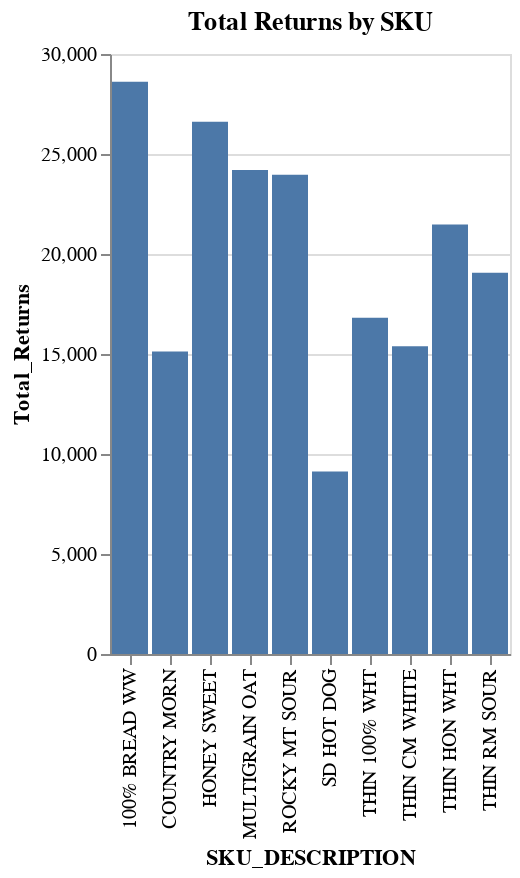

Source (notebook cell):
### Code cell
# prompt: Using dataframe top_return_skus: suggest a plot

import altair as alt

# Create a bar chart showing the total returns for each SKU
alt.Chart(top_return_skus).mark_bar().encode(
    x='SKU_DESCRIPTION:N',
    y='Total_Returns:Q'
).properties(
    title='Total Returns by SKU'
)

### Figure 1 — Vega-Lite specification as saved in the notebook (floating-point values rounded to 4 significant figures)
{"config": {"view": {"continuousWidth": 300, "continuousHeight": 300}}, "data": {"name": "data-134772647237120230c17114ef6848b1"}, "mark": {"type": "bar"}, "encoding": {"x": {"field": "SKU_DESCRIPTION", "type": "nominal"}, "y": {"field": "Total_Returns", "type": "quantitative"}}, "title": "Total Returns by SKU", "$schema": "https://vega.github.io/schema/vega-lite/v5.20.1.json", "datasets": {"data-134772647237120230c17114ef6848b1": [{"SKU_DESCRIPTION": "100% BREAD WW", "Total_Returns": 28610.0, "Average_Returns": 0.5606, "Transactions": 51036}, {"SKU_DESCRIPTION": "HONEY SWEET", "Total_Returns": 26610.0, "Average_Returns": 0.5208, "Transactions": 51089}, {"SKU_DESCRIPTION": "MULTIGRAIN OAT", "Total_Returns": 24200.0, "Average_Returns": 0.4877, "Transactions": 49618}, {"SKU_DESCRIPTION": "ROCKY MT SOUR", "Total_Returns": 23970.0, "Average_Returns": 0.4612, "Transactions": 51964}, {"SKU_DESCRIPTION": "THIN HON WHT", "Total_Returns": 21480.0, "Average_Returns": 0.5088, "Transactions": 42210}, {"SKU_DESCRIPTION": "THIN RM SOUR", "Total_Returns": 19060.0, "Average_Returns": 0.438, "Transactions": 43527}, {"SKU_DESCRIPTION": "THIN 100% WHT", "Total_Returns": 16810.0, "Average_Returns": 0.4387, "Transactions": 38325}, {"SKU_DESCRIPTION": "THIN CM WHITE", "Total_Returns": 15380.0, "Average_Returns": 0.602, "Transactions": 25556}, {"SKU_DESCRIPTION": "COUNTRY MORN", "Total_Returns": 15130.0, "Average_Returns": 0.4944, "Transactions": 30604}, {"SKU_DESCRIPTION": "SD HOT DOG", "Total_Returns": 9131.0, "Average_Returns": 0.5352, "Transactions": 17060}]}}
